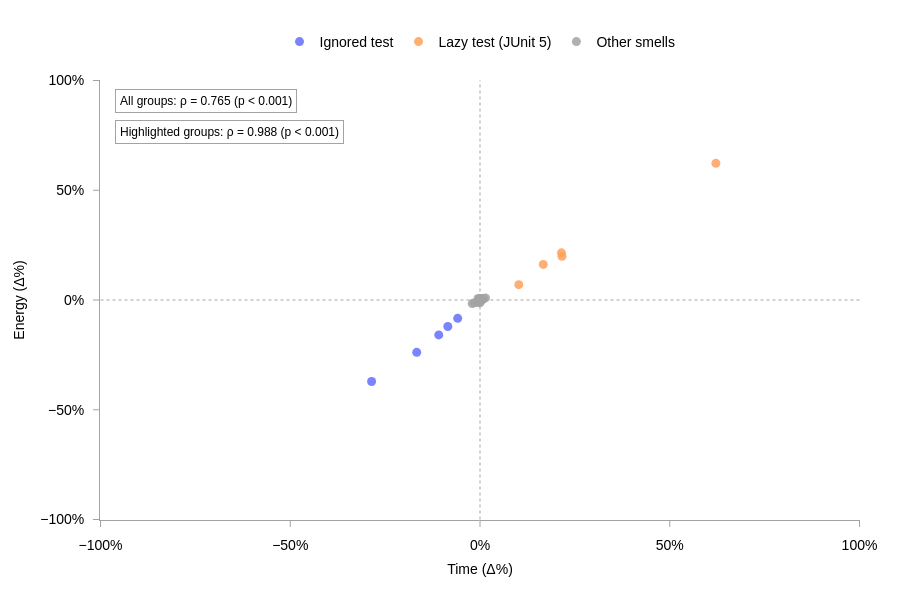

Write notebook code for a chart like this one.
### Code cell
# quadrant scatter: %Δ time vs %Δ energy
df_quadrant = pd.DataFrame(
    {
        "instance_id": [row["instance_id"] for row in rows],
        "duration_pct": [row["duration_pct"] / 100 for row in rows],
        "energy_pct": [row["energy_pct"] / 100 for row in rows],
        "type": [row.get("type_full") for row in rows],
    }
)
df_quadrant = df_quadrant.replace([np.inf, -np.inf], np.nan).dropna(
    subset=["duration_pct", "energy_pct"]
)

# group types
keep_types = {"Ignored test", "Lazy test (JUnit~5)"}
df_quadrant["type_group"] = df_quadrant["type"].apply(
    lambda t: t if t in keep_types else "Other smells"
)

# color palette by type group
type_order = ["Ignored test", "Lazy test (JUnit~5)", "Other smells"]
type_colors = {
    "Ignored test": colorway[0],
    "Lazy test (JUnit~5)": colorway[1],
    "Other smells": COLORS.MUTED,
}

fig = go.Figure()
for t in type_order:
    df_t = df_quadrant[df_quadrant["type_group"] == t]
    if df_t.empty:
        continue
    fig.add_trace(
        go.Scatter(
            x=df_t["duration_pct"],
            y=df_t["energy_pct"],
            mode="markers",
            text=[str(i) for i in df_t["instance_id"]],
            textposition="top center",
            marker=dict(size=9, color=type_colors.get(t, COLORS.PRIMARY), opacity=0.85),
            name=str(t).replace("~", " "),
            hoverinfo="none",
        )
    )

# quadrant lines at 0% (below markers)
fig.add_shape(
    type="line",
    x0=0,
    x1=0,
    y0=-1,
    y1=1,
    xref="x",
    yref="y",
    line=dict(color=COLORS.MUTED, width=1, dash="dot"),
    layer="below",
)
fig.add_shape(
    type="line",
    x0=-1,
    x1=1,
    y0=0,
    y1=0,
    xref="x",
    yref="y",
    line=dict(color=COLORS.MUTED, width=1, dash="dot"),
    layer="below",
)

# axis ranges centered around 0 with symmetric bounds
x_max = np.nanmax(np.abs(df_quadrant["duration_pct"])) if not df_quadrant.empty else 1.0
y_max = np.nanmax(np.abs(df_quadrant["energy_pct"])) if not df_quadrant.empty else 1.0
x_lim = max(0.1, float(x_max) * 1.1)
y_lim = max(0.1, float(y_max) * 1.1)

p_val = f" = {p_delta:.3g}" if p_delta > 0.001 else " < 0.001"

# correlation for only the two highlighted groups
highlight_mask = df_quadrant["type_group"].isin(keep_types)
df_highlight = df_quadrant[highlight_mask]
if len(df_highlight) >= 2:
    rho_highlight, p_highlight = spearmanr(
        df_highlight["duration_pct"], df_highlight["energy_pct"]
    )
else:
    rho_highlight, p_highlight = np.nan, np.nan

if np.isnan(rho_highlight) or np.isnan(p_highlight):
    highlight_text = "Highlighted groups: ρ = n/a"
else:
    p_highlight_val = f" = {p_highlight:.3g}" if p_highlight > 0.001 else " < 0.001"
    highlight_text = f"Highlighted groups: ρ = {rho_highlight:.3f} (p{p_highlight_val})"

fig.add_annotation(
    x=0.02,
    y=0.98,
    xref="paper",
    yref="paper",
    text=f"All groups: ρ = {rho_delta:.3f} (p{p_val})",
    showarrow=False,
    align="left",
    font=dict(color=COLORS.BLACK, size=12),
    bgcolor="rgba(255,255,255,0.8)",
    bordercolor=COLORS.MUTED,
    borderwidth=1,
    borderpad=4,
)
fig.add_annotation(
    x=0.02,
    y=0.91,
    xref="paper",
    yref="paper",
    text=highlight_text,
    showarrow=False,
    align="left",
    font=dict(color=COLORS.BLACK, size=12),
    bgcolor="rgba(255,255,255,0.8)",
    bordercolor=COLORS.MUTED,
    borderwidth=1,
    borderpad=4,
)

fig.update_layout(
    # title="Quadrant scatter: %Δ time vs %Δ energy",
    xaxis=dict(
        title="Time (Δ%)",
        tickformat=".0%",
        range=[-x_lim, x_lim],
        zeroline=False,
        showline=True,
    ),
    yaxis=dict(
        title="Energy (Δ%)",
        tickformat=".0%",
        range=[-y_lim, y_lim],
        zeroline=False,
        showline=True,
    ),
    width=900,
    height=600,
    showlegend=True,
)

fig = apply_chart_theme(
    fig,
    overrides={
        "margin_t": 80,
        "margin_b": 80,
        "margin_l": 100,
        "margin_r": 40,
        "static_plot": True,
        "x_showline": True,
        "y_showline": True,
        "x_tick_pos": "outside",
        "y_tick_pos": "outside",
        "x_tick_len": 6,
        "y_tick_len": 6,
    },
)
fig.show()

save = True
if save:
    fig.write_image(f"{FIGURES_DIR}/energy_time_scatter.pdf")

### Figure 1 — Plotly figure (JSON) as saved in the notebook; plotly's stock layout.template omitted (floating-point values rounded to 4 significant figures)
{"data": [{"hoverinfo": "none", "marker": {"color": "#636EFA", "opacity": 0.85, "size": 9}, "mode": "markers", "name": "Ignored test", "text": ["4", "5", "6", "7", "8"], "textposition": "top center", "type": "scatter", "x": [-0.1667, -0.08473, -0.2857, -0.1086, -0.05883], "y": [-0.2386, -0.1205, -0.3713, -0.159, -0.08361]}, {"hoverinfo": "none", "marker": {"color": "#FFA15A", "opacity": 0.85, "size": 9}, "mode": "markers", "name": "Lazy test (JUnit 5)", "text": ["3", "33", "34", "36", "37"], "textposition": "top center", "type": "scatter", "x": [0.6215, 0.1022, 0.2146, 0.1667, 0.2162], "y": [0.6227, 0.06999, 0.215, 0.162, 0.1988]}, {"hoverinfo": "none", "marker": {"color": "#a3a3a3", "opacity": 0.85, "size": 9}, "mode": "markers", "name": "Other smells", "text": ["1", "2", "9", "10", "11", "12", "13", "14", "15", "16", "17", "18", "19", "20", "21", "22", "23", "24", "25", "26", "27", "28", "29", "30", "31", "32", "35", "38", "39", "40"], "textposition": "top center", "type": "scatter", "x": [-0.006546, 0.004111, -3.586e-06, -0.002293, 0.001217, -0.001156, 0.001033, -1.004e-05, -0.003257, -0.00255, -0.01546, -7.075e-06, 0.008666, -0.004976, -5.488e-05, 0.01453, 6.901e-06, 2.721e-05, -0.001092, 0.000727, 1.004e-05, -3.246e-05, 0.008385, 2.971e-05, -2.533e-05, 0.0009529, 6.391e-05, 0.004387, -0.02064, 0.001095], "y": [-0.0117, 0.004048, -0.002185, 0.003047, 0.004855, 0.001422, 0.0001977, -0.00288, 0.0005926, -0.001664, -0.01341, 0.006297, 0.007089, 0.006653, -0.006438, 0.009562, 0.005297, -0.005917, -0.001704, -0.001083, 0.00349, 0.002117, 0.005882, -0.01303, 0.00244, -0.0008507, 0.001844, -0.001626, -0.0165, -0.0006548]}], "layout": {"annotations": [{"align": "left", "bgcolor": "rgba(255,255,255,0.8)", "bordercolor": "#a3a3a3", "borderpad": 4, "borderwidth": 1, "font": {"color": "black", "size": 12}, "showarrow": false, "text": "All groups: ρ = 0.765 (p < 0.001)", "x": 0.02, "xref": "paper", "y": 0.98, "yref": "paper"}, {"align": "left", "bgcolor": "rgba(255,255,255,0.8)", "bordercolor": "#a3a3a3", "borderpad": 4, "borderwidth": 1, "font": {"color": "black", "size": 12}, "showarrow": false, "text": "Highlighted groups: ρ = 0.988 (p < 0.001)", "x": 0.02, "xref": "paper", "y": 0.91, "yref": "paper"}], "dragmode": false, "height": 600, "shapes": [{"layer": "below", "line": {"color": "#a3a3a3", "dash": "dot", "width": 1}, "type": "line", "x0": 0, "x1": 0, "xref": "x", "y0": -1, "y1": 1, "yref": "y"}, {"layer": "below", "line": {"color": "#a3a3a3", "dash": "dot", "width": 1}, "type": "line", "x0": -1, "x1": 1, "xref": "x", "y0": 0, "y1": 0, "yref": "y"}], "showlegend": true, "width": 900, "xaxis": {"autorange": true, "fixedrange": true, "range": [-0.6837, 0.6837], "showline": true, "tickformat": ".0%", "title": {"text": "Time (Δ%)"}, "zeroline": false}, "yaxis": {"autorange": true, "fixedrange": true, "range": [-0.685, 0.685], "showline": true, "tickformat": ".0%", "title": {"text": "Energy (Δ%)"}, "zeroline": false}}}
